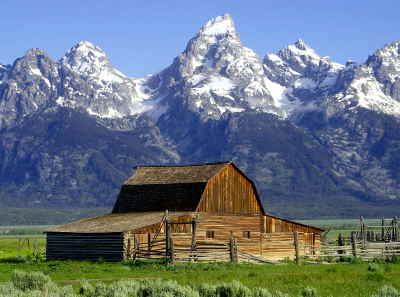
#> input picture TP1/Entrega/imagens/barn_mountains.bmp, 400 x 297 px; the run also reads 1 picture not shown here
$ jupyter execute main.ipynb   (shell and % lines are left out)
#> lines starting #> are read from the running program, lines starting #| are printed output that depends on the picture
# Multimédia
## Trabalho 1 - Compressão de imagem com o JPEG

### FCTUC - LEI - 2021/2022
- ##### João Silva -
- ##### Joel Oliveira - 2015151544
- ##### Tomás Mendes - 2019232272

[cell 1]
import numpy as np
from matplotlib import image
import matplotlib.pyplot as plt
import matplotlib.colors as clr
from scipy.fftpack import dct
from scipy.fftpack import idct
import pandas as pd
import PIL as p
from matplotlib.colors import Normalize

[cell 2]
"""
Returns an array of type:
 - [x, y] for grayscale images
 - [x, y, [R, G, B]] for RGB images
 - [x, y, [R, G, B, A]] for RGBA images
"""
def read_image(filename):
#> called with filename = 'imagens/barn_mountains.bmp'
    img = image.imread(filename)
#> img is the input picture: shape (297, 400, 3); mean R, G, B 104.4, 117.4, 130.1
    return img

## 3.2 função para criar colormap entre duas cores

[cell 3]
"""
Funcao para criar um colormap;
Parametros:
            1.cmin-> tuplo com valores (r,g,b) minimos
            2.cmax-> tuplo com valores (r,g,b) maximos
Devolve o objeto correspondente ao colormap
"""
def create_colormap(cmin : tuple[float], cmax: tuple[float]):
    return clr.LinearSegmentedColormap.from_list('', [cmin, cmax], N=256)

## 3.3 Função para visualizar a imagem com um certo colormap

[cell 4]
"""
Função para mostrar uma imagem. Aceita um colormap definido pelo utilizador ou os do matplotlib
"""

def show_image(img, colormap = None):
    plt.figure(figsize=(8,8))

    # Imagens com apenas uma coponenete: R, G, B ou Grayscale
    if len(img.shape) == 2:
        plt.imshow(img, cmap = colormap)
    else:
        if colormap != None:
            new_img = img[:, :, 0]
            plt.imshow(new_img, cmap = colormap)
        else:
            plt.imshow(img)

    plt.axis('off')
    plt.show()

> # Semana 1
Na diretória imagens estão presentes as imagens jpeg com baixa, média e alta qualidade, de acordo com o nome das pastas
> - Análise da compressão das várias imagens em jpeg
> - Converter a imagem de RGB para YCbCr
> - *Padding* da imagen para ficar um múltiplo de 16x16


## 3.1 Leitura da imagem

[cell 5]
#img = read_image('imagens/peppers.bmp')
img = read_image('imagens/barn_mountains.bmp')
#img = read_image('imagens/logo.bmp')

show_image(img)

### Tamanho dos ficheiros .bmp

|        | Barn | Peppers | Logo |
|:------:|:----:|:-------:|:----:|
|  size  |   356.5KB  |    589.9KB   |   421.6KB  |

<br>
Foi utilizado o *Adobe Photoshop 2019* para comprimir as imagens.
<br>

### Tamanho dos ficheiros após compressão para JPEG

|        | Barn | Peppers | Logo |
|:------:|:----:|:-------:|:----:|
|   Low  |   43.4KB  |    35.2KB    |   21.9KB  |
| Medium |   51.5KB  |    41.3KB    |   23.1KB  |
|  High  |   67.5KB  |    57.7KB    |   27.3KB  |

<br>

### Rácio de compressão

|        | Barn | Peppers | Logo |
|:------:|:----:|:-------:|:----:|
|   Low  |   8.2:1  |    16.7:1    |   19.3:1  |
| Medium |   6.9:1  |    14.3:1    |   18.3:1  |
|  High  |   5.2:1  |    10.2:1    |   15.4:1  |

<br>

### Diferenças subjetivas jpeg/bmp

|        | Barn                 | Peppers | Logo |
|:------:|:------------------:|:--------------:|:-----------------:|
|   Low  | não muito evidente | muito evidente     | evidente      |
| Medium | nada evidente      | não muito evidente | evidente      |
|  High  | nada evidente      | nada evidente      | nada evidente |

## Comparação dos resultados
A compressão é maior em imagens cujos pixels adjacentes têm uma cor semelhante. <br>
Isto sugere que o codec do Jpeg utiliza compressão baseada em adjacência.

Visualmente, notam-se maiores diferenças em locais onde há alterações bruscas na cor do pixel.

[cell 6]
low = image.imread('imagens/Low/peppers.jpg')
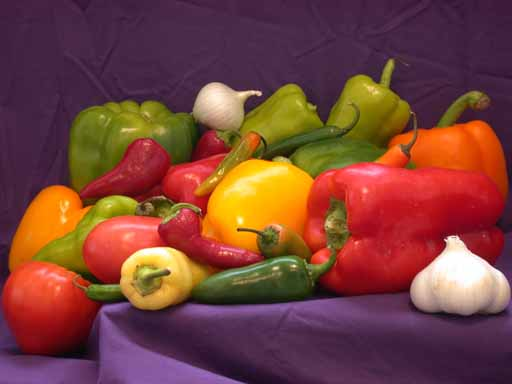
#> input picture TP1/Entrega/imagens/Low/peppers.jpg, 512 x 384 px
#> low is the input picture: shape (384, 512, 3); mean R, G, B 121, 66, 58.2
low.shape

[cell 7]
medium = image.imread('imagens/Medium/peppers.jpg')
medium.shape

[cell 8]
# ColorMaps
cm_gray = clr.LinearSegmentedColormap.from_list('gray', [(0,0,0), (1, 1, 1)], N = 256)
cm_red = clr.LinearSegmentedColormap.from_list('red', [(0,0,0), (1, 0, 0)], N = 256)
cm_green = clr.LinearSegmentedColormap.from_list('green', [(0,0,0), (0, 1, 0)], N = 256)
cm_blue = clr.LinearSegmentedColormap.from_list('blue', [(0,0,0), (0, 0, 1)], N = 256)


# Adaptado de https://jakevdp.github.io/PythonDataScienceHandbook/04.07-customizing-colorbars.html
cmap = plt.cm.get_cmap(cm_gray)
gray = cmap(np.arange(cmap.N))

cmap = plt.cm.get_cmap(cm_red)
red = cmap(np.arange(cmap.N))

cmap = plt.cm.get_cmap(cm_green)
green = cmap(np.arange(cmap.N))

cmap = plt.cm.get_cmap(cm_blue)
blue = cmap(np.arange(cmap.N))

fig, ax = plt.subplots(4, figsize=(10, 5),subplot_kw=dict(xticks=[], yticks=[]))
ax[0].imshow([gray], extent=[0, 10, 0, 1])
ax[1].imshow([red], extent=[0, 10, 0, 1])
ax[2].imshow([green], extent=[0, 10, 0, 1])
ax[3].imshow([blue], extent=[0, 10, 0, 1])

## 3.4 Função para separar imagem nos seus componentes R, G, B

[cell 9]
"""
Separar uma imagem RGB nos seus componentes
"""
def separate_components(img):
    r = img[:, :, 0]
    g = img[:, :, 1]
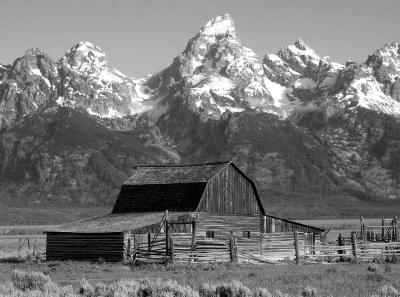
#> g: shape (297, 400); min 0, max 255, mean 117.4
    b = img[:, :, 2]

    return r, g, b

## 3.5 Visualização da imagem nos seus componentes R, G, B

[cell 10]
r, g, b = separate_components(img)
show_image(r, cm_red)
show_image(g, cm_green)
show_image(b, cm_blue)

[cell 11]
"""
Juntar as coponentes R, G e B para formar uma imagem
"""
def join_components(r, g, b):
    return np.dstack((r, g, b))

[cell 12]
img = join_components(r, g, b)
show_image(img)

## 4.1 Função para padding da imagem

[cell 13]
"""
Recebe uma imagem e altera as suas dimensões (m,n) para (16*p, 16*q).
Isto é realizado através da cópia da ultima coluna/linha até atingir o valor multiplo de 16.
Conta o numero de linhas/colunas adicionadas, (x,y) : 0<=x,y<=15.
Devolve um tuplo com as dimensoes incrementadas (x,y) e a imagem com as novas dimensoes (16*p, 16*q)
"""
def padding(img : np.array):
    img = img.copy()
    shape = img.shape

    x,y = (16-img.shape[0]%16)%16, (16-img.shape[1]%16)%16
    h_padding = np.repeat(img[-1:,:,:], x, axis = 0)
    img = np.concatenate((img, h_padding), axis = 0)
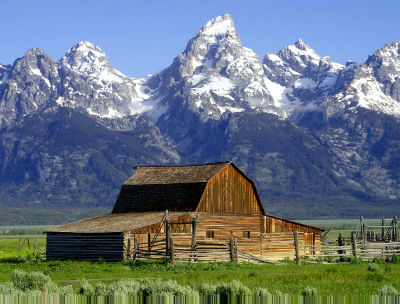
#> img: shape (304, 400, 3); mean R, G, B 104.4, 117.5, 128.6

    v_padding = np.repeat(img[:,-1:,:], y, axis = 1)
#> v_padding = empty array
    img = np.concatenate((img, v_padding), axis = 1)
    return shape, img

[cell 14]
"""
Recebe uma imagem e as dimensões originais dela.
Faz slice da imagem, elimando todos os elementos incrementados no padding;
Devolve a imagem original
"""
def unpad(img : np.array, shape):
    img = img.copy()
    x,y,z = shape
    img = img[:x, :y]
    return img

[cell 15]
show_image(img)
shape, pad_img = padding(img)
#> shape = (297, 400, 3)
show_image(pad_img)
unpad_img = unpad(img, shape)
#> in unpad, `x,y,z = shape`: x = 297; y = 400; z = 3
show_image(unpad_img)

# Verificação que fica igual ao original
print(np.all(np.equal(img, unpad_img)))
#| True

print(f"Original shape: {img.shape}")
#| Original shape: (297, 400, 3)
print(f"Padding shape: {pad_img.shape}")
#| Padding shape: (304, 400, 3)
print(f"After Padding and Unpadding shape: {unpad_img.shape}")
#| After Padding and Unpadding shape: (297, 400, 3)

## 5.1 Função de conversão RGB para YCbCr

[cell 16]
"""
Converte imagem no formato RGB para imagem no formato yCbCr;
"""
def rgb_to_ycbcr(img : np.array):
    img.copy().astype(float)

    y_cb_cr_mat = np.array([ [0.299    , 0.587    , 0.114    ]
                            ,[-0.168736, -0.331264, 0.5      ]
                            ,[0.5      , -0.418688, -0.081312] ], dtype=float)

    y  = y_cb_cr_mat[0,0] * img[:,:,0] + y_cb_cr_mat[0,1] * img[:,:,1] + y_cb_cr_mat[0,2]*img[:,:,2]
    cb = y_cb_cr_mat[1,0] * img[:,:,0] + y_cb_cr_mat[1,1] * img[:,:,1] + y_cb_cr_mat[1,2]*img[:,:,2] + 128
    cr = y_cb_cr_mat[2,0] * img[:,:,0] + y_cb_cr_mat[2,1] * img[:,:,1] + y_cb_cr_mat[2,2]*img[:,:,2] + 128

    y_cb_cr = np.dstack((y, cb, cr))
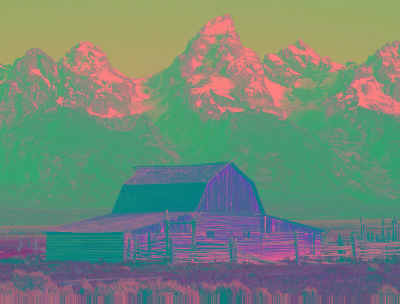
#> y_cb_cr: shape (304, 400, 3) float64; mean of channels 0, 1, 2 114.9, 135.7, 120.6; drawn as R, G, B
    return y_cb_cr

[cell 17]
"""
Converte imagem no formato YCbCr para imagem no formato RGB
"""
def ycbcr_to_rgb(img : np.array):
    img = img.copy().astype(float)

    y_cb_cr_mat_inv = np.linalg.inv(
                                np.array([ [0.299    , 0.587    , 0.114    ]
                                        ,  [-0.168736, -0.331264, 0.5      ]
                                        ,  [0.5      , -0.418688, -0.081312] ], dtype=float)
                                    )
    y = img[:, :, 0]
    cb = img[:, :, 1] - 128
    cr = img[:, :, 2] - 128

    r = y + y_cb_cr_mat_inv[0,2]*cr
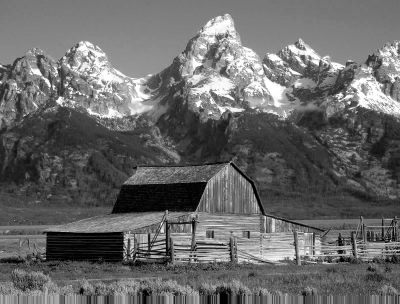
#> r: shape (304, 400) float64; min -4.04e-06, max 255, mean 104.4; drawn with min black and max white
    g = y + y_cb_cr_mat_inv[1,1]*cb + y_cb_cr_mat_inv[1,2]*cr
#> g: shape (304, 400) float64
    b = y + y_cb_cr_mat_inv[2,1]*cb
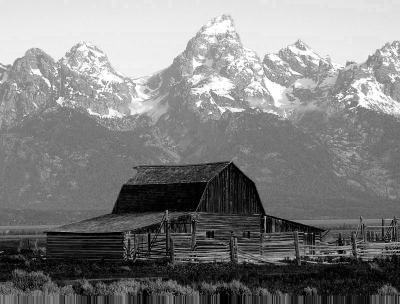
#> b: shape (304, 400) float64; min -1.58e-05, max 255, mean 128.6; drawn with min black and max white

    rgb = np.dstack((r,g,b))
    rgb = np.round(rgb)
    rgb[rgb > 255] = 255
    rgb[rgb < 0] = 0

    return rgb.astype(np.uint8)

[cell 18]
ycbcr = rgb_to_ycbcr(pad_img)
rgb = ycbcr_to_rgb(ycbcr)

# Verificação que fica igual ao original
#print(np.all(np.equal(img, rgb)))

show_image(img)
show_image(rgb)

[cell 19]
# Método do colormap para representar os canais Cb e Cr:
# https://stackoverflow.com/questions/28638848/displaying-y-cb-and-cr-components-in-matlab

cm_cb = clr.LinearSegmentedColormap.from_list('cb', [(0.5, 0.5, 0), (0.5, 0.5, 1)], N = 256)
cm_cr = clr.LinearSegmentedColormap.from_list('cr', [(0, 0.5, 0.5), (1, 0.5, 0.5)], N = 256)

cmap = plt.cm.get_cmap(cm_cb)
cm_cb_rep = cmap(np.arange(cmap.N))

cmap = plt.cm.get_cmap(cm_cr)
cm_cr_rep = cmap(np.arange(cmap.N))

fig, ax = plt.subplots(2, figsize=(10, 2),subplot_kw=dict(xticks=[], yticks=[]))
ax[0].imshow([cm_cb_rep], extent=[0, 10, 0, 1])
ax[1].imshow([cm_cr_rep], extent=[0, 10, 0, 1])

[cell 20]
y, cb, cr = separate_components(ycbcr)

show_image(y, cm_gray)
show_image(cb, cm_cb)
show_image(cr, cm_cr)

[cell 21]
f, ax = plt.subplots(nrows=3,ncols=2,figsize=(12,12))

ax[0,0].imshow(y, cm_gray)
ax[0,1].imshow(r, cm_red)

ax[1,0].imshow(cb, cm_cb)
ax[1,1].imshow(g, cm_green)

ax[2,0].imshow(cr, cm_cr)
ax[2,1].imshow(b, cm_blue)
for i in ax.flatten():
    i.set_axis_off()

Verifica-se que o canal Y da imagem tem muito mais definição do que o Cb e do que o Cr. <br><br>

Em relação aos canais R,G e B, os canais R e G são os que apresentam maior semelhança visual com o canal Y. O canal G é o que tem mais peso no calculo do canal Y, seguido do R e finalmente do B.

Isto deve-se ao facto dos niveis de luminância ser maior precisamente nos canais G, seguido do R, seguido do B. <br>
Com isto, concentra-se a maior parte da informação da luminância num dos canais, e informação sobre a crominância, que é menos importante para o olho humano nos outros (Cb e Cr). <br><br>

Isto permite que haja maior compressão nos canais Cb e Cr, pois esta informação afeta menos a perceção do olho humano.

> # Semana 2
Aplicação dos primeiros passos destrutivos do CODEC jpeg
> - *Downsample* com os rácios 4:2:2 e 4:2:0
> - DCT aplicada á imagem toda

## 6.1 Downsample

[cell 22]
"""
(Y:Cb:Cr)
(4, 2, 0) -> São removidos pixeis nas linhas e colunas
(4, 2, 2) -> São removidos pixeis apenas nas colunas

"""
def sub_sample(y, cb, cr, downsample_ratio):
#> called with downsample_ratio = (4, 2, 2)
    y = y.copy()
    cb = cb.copy().astype(float)
    cr = cr.copy().astype(float)
    if downsample_ratio == (4,2,0):
        ratio = round(downsample_ratio[0]/downsample_ratio[1])
        cb = cb[::ratio,::ratio]
        cr = cr[::ratio,::ratio]
    else:
        v_ratio = round(downsample_ratio[0]/downsample_ratio[1])
        h_ratio = round(downsample_ratio[0]/downsample_ratio[2])

        cb = cb[:, ::v_ratio]
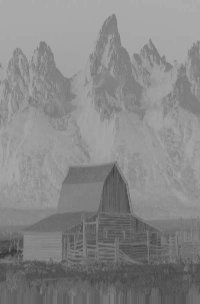
#> cb: shape (304, 200) float64; min 53.57, max 172.7, mean 135.7
        cr = cr[:, ::h_ratio]
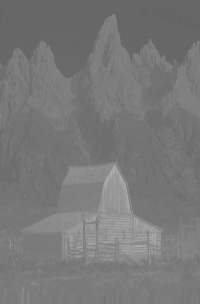
#> cr: shape (304, 200) float64; min 98.87, max 177.2, mean 120.5
    return y,cb,cr

[cell 23]
"""
funciona em -- (4,2,0) e (4,2,2) --
Parametros:
            1. y --------------> matriz com os valores da luminancia Y
            2. cb -------------> matriz downsampled de cb
            3. cr -------------> matriz downsample de cr
            4. upsample_ratio -> tuplo com 3 inteiros correspondentes ao ratio de downsample (Y:Cb:Cr)
"""
def const_up_sample(y, cb, cr, upsample_ratio):
    y = y.copy()
    cb = cb.copy()
    cr = cr.copy()

    cbArr = np.zeros(shape = y.shape, dtype=float)
    crArr = np.zeros(shape = y.shape, dtype=float)

    if upsample_ratio[-1] == 0:
        ratio = int(upsample_ratio[0]/upsample_ratio[1])

        cbArr[::ratio,::ratio] = cb
        cbArr[1::ratio,::ratio] = cb
        cbArr[::ratio,1::ratio] = cb
        cbArr[1::ratio,1::ratio] = cb

        crArr[::ratio,::ratio] = cr
        crArr[1::ratio,::ratio] = cr
        crArr[::ratio, 1::ratio] = cr
        crArr[1::ratio,1::ratio] = cr

    else:
        cb_ratio = int(upsample_ratio[0]/upsample_ratio[1])
        cr_ratio = int(upsample_ratio[0]/upsample_ratio[2])

        cbArr[:,::cb_ratio] = cb
        cbArr[:,1::cb_ratio] = cb

        crArr[:,::cr_ratio] = cr
        crArr[:,1::cr_ratio] = cr

    return y,cbArr,crArr

[cell 24]
"""
funciona em -- (4,2,0) e (4,2,2) --
Parametros:
            1. y --------------> matriz com os valores da luminancia Y
            2. cb -------------> matriz downsampled de cb
            3. cr -------------> matriz downsample de cr
            4. upsample_ratio -> tuplo com 3 inteiros correspondentes ao ratio de downsample (Y:Cb:Cr)
"""
def linear_up_sample(y, cb, cr, upsample_ratio):
    y = y.copy()
    cb = cb.copy()
    cr = cr.copy()

    new_cb = np.zeros(shape = y.shape, dtype=float)
    new_cr = np.zeros(shape = y.shape, dtype=float)

    if upsample_ratio[2] == 0:
        ratio = int(upsample_ratio[0]/upsample_ratio[1])
        #--------------------Cb interpolation----
        cb_cols_mean = (cb[:,:-1] + np.roll(cb, -1, 1)[:,:-1])//2
        cb_cols_mean = np.concatenate((cb_cols_mean, cb[:,-1:]), axis = 1)

        new_cb[::2,::2] = cb
        new_cb[::2,1::2] = cb_cols_mean

        cb = new_cb[::2]

        cb_lines_mean = (cb[:-1] + np.roll(cb, -1, 0)[:-1])//2
        cb_lines_mean = np.concatenate((cb_lines_mean, cb[-1:]), axis = 0)

        new_cb[1::2,:] = cb_lines_mean

        #------------------------Cr interpolation----
        cr_cols_mean = (cr[:,:-1] + np.roll(cr, -1, 1)[:,:-1])//2
        cr_cols_mean = np.concatenate((cr_cols_mean, cr[:,-1:]), axis = 1)

        new_cr[::2,::2] = cr
        new_cr[::2,1::2] = cr_cols_mean

        cr = new_cr[::2]

        cr_lines_mean = (cr[:-1] + np.roll(cr, -1, 0)[:-1])//2
        cr_lines_mean = np.concatenate((cr_lines_mean, cr[-1:]), axis = 0)

        new_cr[1::2,:] = cr_lines_mean

    else:
        cb_ratio = int(upsample_ratio[0]/upsample_ratio[1])
        cr_ratio = int(upsample_ratio[0]/upsample_ratio[2])

        cb_mean = (cb[:,:-1] + np.roll(cb, -1, 1)[:,:-1])/2
        cb_mean = np.concatenate((cb_mean, cb[:,-1:]), axis = 1)
        new_cb[:,::cb_ratio] = cb
        new_cb[:,1::cb_ratio] = cb_mean

        cr_mean = (cr[:,:-1] + np.roll(cr, -1, 1)[:,:-1])/2
        cr_mean = np.concatenate((cr_mean, cr[:,-1:]), axis = 1)
        new_cr[:,::cr_ratio] = cr
        new_cr[:,1::cr_ratio] = cr_mean

    return y,new_cb, new_cr

[cell 25]
ratio = (4, 2, 2)

y_d, cb_d, cr_d = sub_sample(y, cb, cr, ratio)

show_image(y_d, cm_gray)
show_image(cb_d, cm_cb)
show_image(cr_d, cm_cr)

print("Y shape: " + str(y_d.shape),
      "Cb shape: " + str(cb_d.shape),
      "Cr shape: " + str(cr_d.shape),
      sep = '\n'
     )
#| Y shape: (304, 400)
#| Cb shape: (304, 200)
#| Cr shape: (304, 200)

[cell 26]
ratio = (4, 2, 0)

y_d, cb_d, cr_d = sub_sample(y, cb, cr, ratio)

show_image(y_d, cm_gray)
show_image(cb_d, cm_cb)
show_image(cr_d, cm_cr)

print("Y shape: " + str(y_d.shape),
      "Cb shape: " + str(cb_d.shape),
      "Cr shape: " + str(cr_d.shape),
      sep = '\n'
     )
#| Y shape: (304, 400)
#| Cb shape: (152, 200)
#| Cr shape: (152, 200)

## 6.3 Análise da aplicação do *downsample*

No downsampling 4:2:2, há uma redução do número de pixeis, nos canais Cb e Cr, de 2:1. No caso do 4:2:0, a taxa de compressão é maior, pois é de 4:1 nesses mesmos canais. <br>

Esta etapa de downsampling é destrutiva, pelo que a contrapartida é que quanto mais alta for a compressão, mais alta é a taxa de destrutividade, pois quantos mais dados forem eliminados, menos fiel vai ser a reconstrução (tendo em conta os nosso preditores). <br>

Assim, a escolha destas métricas deve ter em conta a qualidade que se pretende obter na reconstrução da imagem.

## 7.1.1 DCT transformation

[cell 27]
def dct_(a):
    return dct(dct(a, norm="ortho").T, norm = "ortho").T
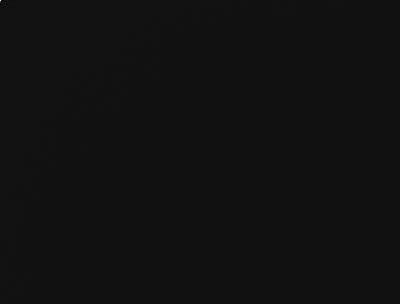
#> returned value: shape (304, 400) float64; min -3017, max 40060.1, mean 0.4; drawn with min black and max white
#> in show_image (call 22), `plt.show()`:
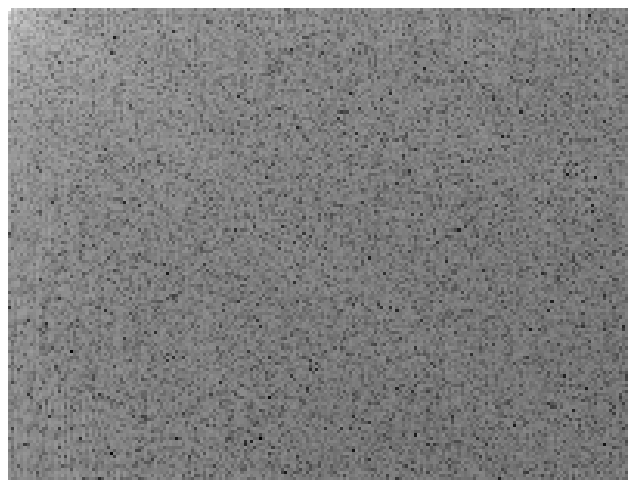
#> figure drawn by matplotlib, 1 panel

## 7.1.1 DCT reverse transformation

[cell 28]
def idct_(a_dct):
    return idct(idct(a_dct, norm='ortho').T, norm='ortho').T
#> returned value: shape (304, 400) float64
#> (the rest of the program and of its run is left out)
